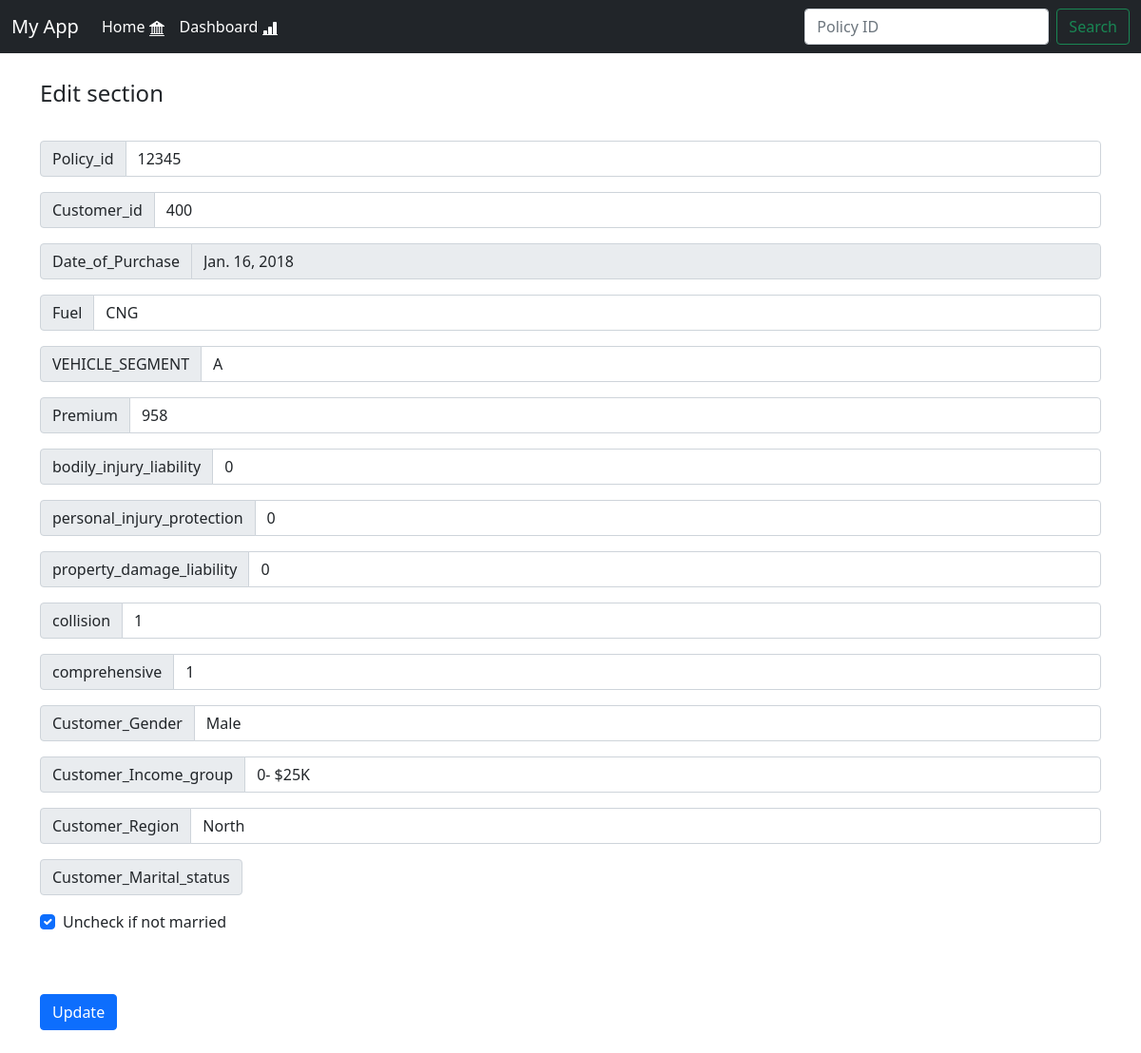
Screenshot of /edit/1 with the database file from the repository.
### home/models.py (models this page shows)
class Customer(models.Model):
    Policy_id = models.IntegerField()
    Date_of_Purchase = models.DateField()
    Customer_id	= models.IntegerField()
    Fuel                    = models.CharField(max_length=20)
    VEHICLE_SEGMENT	        = models.CharField(max_length=10)
    Premium	                = models.IntegerField()
    bodily_injury_liability = models.IntegerField()
    personal_injury_protection = models.IntegerField()
    property_damage_liability = models.IntegerField()
    collision               = models.IntegerField()
    comprehensive	        = models.IntegerField()
    Customer_Gender	        = models.CharField(max_length=20)
    Customer_Income_group   = models.CharField(max_length=20)
    Customer_Region	        = models.CharField(max_length=20)
    Customer_Marital_status = models.BooleanField(default=False, null=True)
    class Meta:
        verbose_name_plural = 'Customer details'

### home/views.py (the view, shortened to what this page needs)
# urls.py: path('edit/<id>',views.edit, name='edit'),
def edit(request,id):
    obj = Customer.objects.get(pk = id)
    return render(request,'update.html', {'new':obj})

### home/templates/update.html (shortened to what this page needs)
{% extends 'base.html' %}
{% block body %}
<div class="container">
    <form method="POST">
        <legend>Edit section</legend></br></br>
        <div class="input-group mb-3">
            <span class="input-group-text" id="inputGroup-sizing-default">Policy_id</span>
            <input type="text" value="{{new.Policy_id}}" name="Policy_id" class="form-control"
                aria-label="Sizing example input" aria-describedby="inputGroup-sizing-default">
        </div>
        <div class="input-group mb-3">
            <span class="input-group-text" id="inputGroup-sizing-default">Customer_id</span>
            <input type="text" value="{{new.Customer_id}}" name="Customer_id" class="form-control"
                aria-label="Sizing example input" aria-describedby="inputGroup-sizing-default">
        </div>
        <fieldset disabled>
            <div class="input-group mb-3">
                <span class="input-group-text" id="inputGroup-sizing-default">Date_of_Purchase</span>
                <input type="text" value="{{new.Date_of_Purchase}}" id="disabledTextInput" class="form-control"
                    aria-label="Sizing example input" aria-describedby="inputGroup-sizing-default">
            </div>
        </fieldset>
        <div class="input-group mb-3">
            <span class="input-group-text" id="inputGroup-sizing-default">Fuel</span>
            <input type="text" value="{{new.Fuel}}" name="Fuel" class="form-control" aria-label="Sizing example input"
                aria-describedby="inputGroup-sizing-default">
        </div>
        <div class="input-group mb-3">
            <span class="input-group-text" id="inputGroup-sizing-default">VEHICLE_SEGMENT</span>
            <input type="text" value="{{new.VEHICLE_SEGMENT}}" name="VEHICLE_SEGMENT" class="form-control"
                aria-label="Sizing example input" aria-describedby="inputGroup-sizing-default">
        </div>
        <div class="input-group mb-3">
            <span class="input-group-text" id="inputGroup-sizing-default">Premium</span>
            <input type="text" value="{{new.Premium}}" name="Premium" class="form-control"
                aria-label="Sizing example input" aria-describedby="inputGroup-sizing-default">
        </div>
        <div class="input-group mb-3">
            <span class="input-group-text" id="inputGroup-sizing-default">bodily_injury_liability</span>
            <input type="text" value="{{new.bodily_injury_liability}}" name="bodily_injury_liability"
                class="form-control" aria-label="Sizing example input" aria-describedby="inputGroup-sizing-default">
        </div>
        <div class="input-group mb-3">
            <span class="input-group-text" id="inputGroup-sizing-default">personal_injury_protection</span>
            <input type="text" value="{{new.personal_injury_protection}}" name="personal_injury_protection"
                class="form-control" aria-label="Sizing example input" aria-describedby="inputGroup-sizing-default">
        </div>
        <div class="input-group mb-3">
            <span class="input-group-text" id="inputGroup-sizing-default">property_damage_liability</span>
            <input type="text" value="{{new.property_damage_liability}}" name="property_damage_liability"
                class="form-control" aria-label="Sizing example input" aria-describedby="inputGroup-sizing-default">
        </div>
        <div class="input-group mb-3">
            <span class="input-group-text" id="inputGroup-sizing-default">collision</span>
            <input type="text" value="{{new.collision}}" name="collision" class="form-control"
                aria-label="Sizing example input" aria-describedby="inputGroup-sizing-default">
        </div>
        <div class="input-group mb-3">
            <span class="input-group-text" id="inputGroup-sizing-default">comprehensive</span>
            <input type="text" value="{{new.comprehensive}}" name="comprehensive" class="form-control"
                aria-label="Sizing example input" aria-describedby="inputGroup-sizing-default">
        </div>
        <div class="input-group mb-3">
            <span class="input-group-text" id="inputGroup-sizing-default">Customer_Gender</span>
            <input type="text" value="{{new.Customer_Gender}}" name="Customer_Gender" class="form-control"
                aria-label="Sizing example input" aria-describedby="inputGroup-sizing-default">
        </div>
        <div class="input-group mb-3">
            <span class="input-group-text" id="inputGroup-sizing-default">Customer_Income_group</span>
            <input type="text" value="{{new.Customer_Income_group}}" name="Customer_Income_group" class="form-control"
                aria-label="Sizing example input" aria-describedby="inputGroup-sizing-default">
        </div>
        <div class="input-group mb-3">
            <span class="input-group-text" id="inputGroup-sizing-default">Customer_Region</span>
            <input type="text" value="{{new.Customer_Region}}" name="Customer_Region" class="form-control"
                aria-label="Sizing example input" aria-describedby="inputGroup-sizing-default">
        </div>
        <div class="input-group mb-3">
            <label class="input-group-text" id="inputGroup-sizing-default">Customer_Marital_status</label>
        </div>
        <div class="form-check mb-3">
            <input class="form-check-input" type="checkbox" value="{{new.Customer_Marital_status}}"
                name="Customer_Marital_status" id="flexCheckDefault" {% if new.Customer_Marital_status %}checked{% endif %}>
            {% if new.Customer_Marital_status %}
            <label class="form-check-label" for="flexCheckDefault">
                Uncheck if not married
            </label>
            {% else %}
            <label class="form-check-label" for="flexCheckDefault">
                Check if married
            </label>
            {% endif %}
        </div></br></br>
        <input class="btn btn-primary" type="submit" value="Update"></br></br>
    </form>
</div>
{% endblock body %}

### home/templates/base.html (shortened to what this page needs)
<!DOCTYPE html>
<html lang="en">
  <head>
    <link href="https://cdn.jsdelivr.net/npm/bootstrap@5.1.3/dist/css/bootstrap.min.css" rel="stylesheet">
    <link href="https://cdn.jsdelivr.net/npm/bootstrap@5.0.0/dist/css/bootstrap.min.css" rel="stylesheet">
  </head>
  <body>
    {% include 'navbar.html' %}
    {%block body%}
    {%endblock body%}
  </body>
</html>

### home/templates/navbar.html (shortened to what this page needs)
<nav class="navbar navbar-expand-lg navbar-dark bg-dark">
    <div class="container-fluid">
      <a class="navbar-brand" href="#">My App</a>
      <div class="collapse navbar-collapse" id="navbarSupportedContent">
        <ul class="navbar-nav me-auto mb-2 mb-lg-0">
          <li class="nav-item">
            <a class="nav-link active" aria-current="page" href="/">Home </a>
          </li>
          <li class="nav-item">
            <a class="nav-link active" href="/api/chart/data">Dashboard <svg xmlns="http://www.w3.org/2000/svg" width="16" height="16" fill="currentColor" class="bi bi-bar-chart-line-fill" viewBox="0 0 16 16">
              <path d="M11 2a1 1 0 0 1 1-1h2a1 1 0 0 1 1 1v12h.5a.5.5 0 0 1 0 1H.5a.5.5 0 0 1 0-1H1v-3a1 1 0 0 1 1-1h2a1 1 0 0 1 1 1v3h1V7a1 1 0 0 1 1-1h2a1 1 0 0 1 1 1v7h1V2z"/>
            </svg></a>
          </li>
        </ul>
        <form class="d-flex" method="get" action="/search">
          <input class="form-control me-2" type="search" placeholder="Policy ID" aria-label="Search" name="search">
          <button class="btn btn-outline-success" type="submit">Search</button>
        </form>
      </div>
    </div>
  </nav>

### rows the page displays
Customer: Policy_id "12345", Customer_id "400", Date_of_Purchase "Jan. 16, 2018", Fuel "CNG", VEHICLE_SEGMENT "A", Premium "958", bodily_injury_liability "0", personal_injury_protection "0", property_damage_liability "0", collision "1", comprehensive "1", Customer_Gender "Male", Customer_Income_group "0- $25K", Customer_Region "North", Customer_Marital_status "☑"
